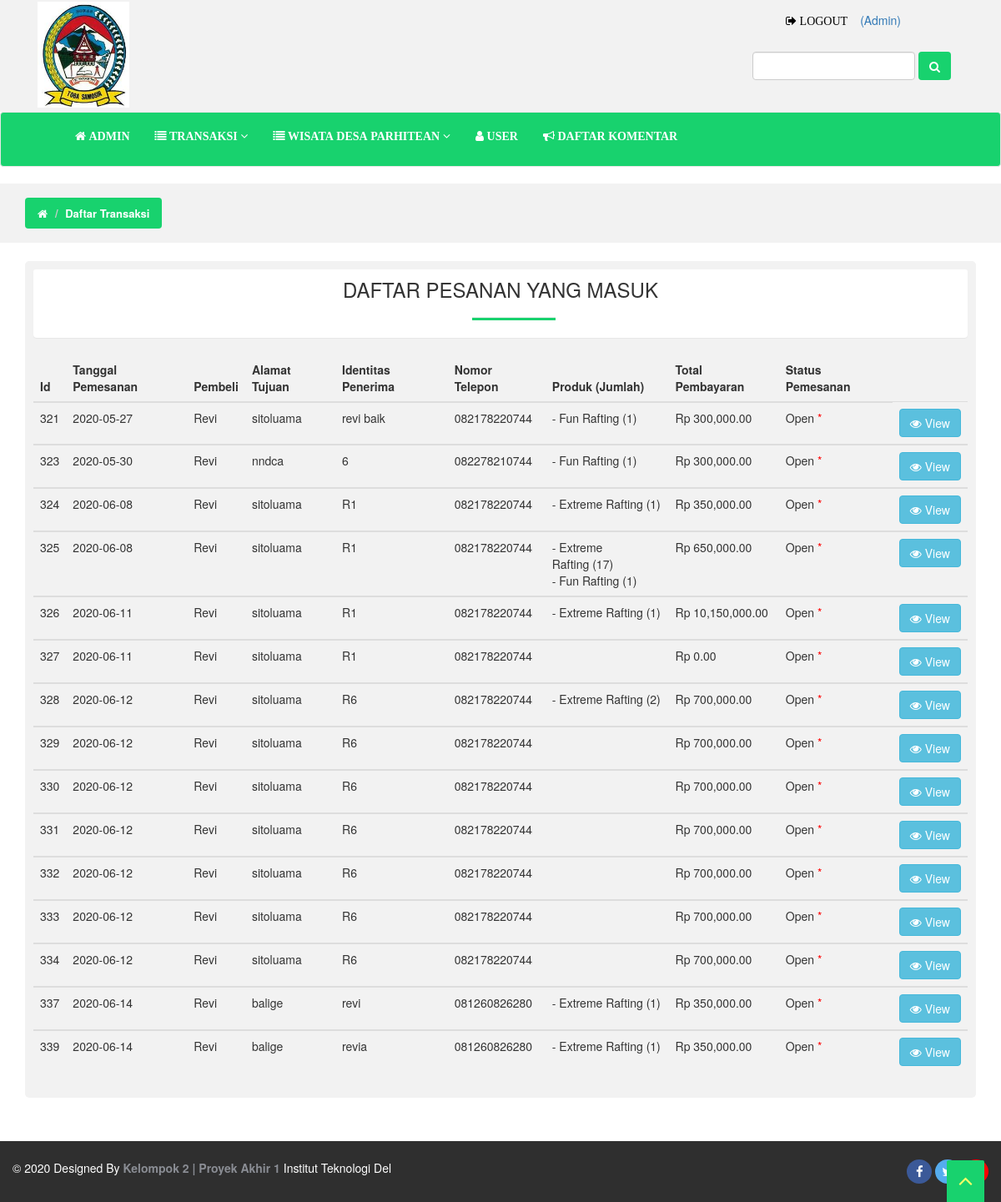
Screenshot of /daftar_transaksi.php (signed in) with the database file from the repository.
### tables this page shows
CREATE TABLE `transaksi` (
  `id_transaksi` bigint(20) NOT NULL,
  `id_user` bigint(20) NOT NULL,
  `alamat_tujuan` varchar(50) NOT NULL,
  `identitas_penerima` varchar(30) NOT NULL,
  `nomor_telepon` varchar(15) NOT NULL,
  `total_pembayaran` double NOT NULL,
  `tanggal_transaksi` date NOT NULL,
  `bukti` varchar(300) NOT NULL,
  `status_transaksi` bigint(20) NOT NULL
);

CREATE TABLE `users` (
  `id` bigint(20) NOT NULL,
  `nama` varchar(30) NOT NULL,
  `tanggal_lahir` date NOT NULL,
  `alamat` text NOT NULL,
  `username` varchar(30) NOT NULL,
  `password` varchar(30) NOT NULL,
  `email` varchar(30) NOT NULL,
  `role` bigint(20) NOT NULL
);

CREATE TABLE `detail_transaksi` (
  `id_transaksi` bigint(20) NOT NULL,
  `id_produk` bigint(20) NOT NULL,
  `jumlah` int(11) NOT NULL,
  `pesanan_khusus` text NOT NULL
);

CREATE TABLE `produk` (
  `id_produk` bigint(20) NOT NULL,
  `nama` varchar(30) NOT NULL,
  `kategori` bigint(20) NOT NULL,
  `harga` double NOT NULL,
  `stock` int(11) NOT NULL,
  `gambar` varchar(30) NOT NULL,
  `keterangan` text NOT NULL
);

CREATE TABLE `status_transaksi` (
  `id_status` bigint(20) NOT NULL,
  `nama` varchar(30) NOT NULL,
  `keterangan` text NOT NULL
);

### daftar_transaksi.php (the view, shortened to what this page needs)
<!DOCTYPE html>
<html lang="en">
	<head>
		<link rel="stylesheet" href="css/style.css">
		<link rel="stylesheet" href="css/animate.css">
		<link rel="stylesheet" href="css/font-awesome.css">
		<link rel="stylesheet" href="css/bootstrap.min.css" >
		<link rel="stylesheet" href="css/jquery.bxslider.css">
	</head>
	<body>
		<?php
			require_once(dirname(__FILE__).'/commons/header.php');
		?>
		<?php
			require_once(dirname(__FILE__).'/commons/menubar.php');
		?>
		<section id="inner-headline">
		<div class="container">
			<div class="row">
				<div class="col-md-12">
					<ul class="breadcrumb">
						<li><a href="index.php"><i class="fa fa-home"></i></a><i class="icon-angle-right"></i></li>
						<li><a href="#">Daftar Transaksi</a></li>
					</ul>
				</div>
			</div>
		</div>
		</section>
    <div class="container">
      <div class="row">
        <div class="col-md-12">
          <div class="about">
		  <div class="panel panel-heading">
            <h3>DAFTAR PESANAN YANG MASUK</h3><hr class="pg-titl-bdr-bta"></hr>
		  </div>
            <table class="table">
              <thead>
                <tr>
                  <th>Id</th>
                  <th>Tanggal Pemesanan</th>
                  <th>Pembeli</th>
                  <th>Alamat Tujuan</th>
                  <th>Identitas Penerima</th>
				  				<th>Nomor Telepon</th>
                  <th>Produk (Jumlah)</th>
                  <th>Total Pembayaran</th>
                  <th>Status Pemesanan</th>
                </tr>
              </thead>
<?php
if(isset($_SESSION['is_logged_in']))
{
include "function.php";
$query = "SELECT * FROM transaksi WHERE status_transaksi = 1 OR status_transaksi = 3";
$gquery = mysqli_query($conn,$query);
while($trans = mysqli_fetch_array($gquery))
{
		$idsts = $trans['status_transaksi'];
		$qgetsts = "SELECT * FROM status_transaksi WHERE id_status = $idsts";
		$gsts = mysqli_query($conn,$qgetsts);
		$status = mysqli_fetch_array($gsts);
    $id = $trans['id_transaksi'];
    $usrid = $trans['id_user'];
    $querget = "SELECT * FROM users WHERE id = '$usrid'";
    $gusr = mysqli_query($conn,$querget);
    $user = mysqli_fetch_array($gusr);
    $qgetpr = "SELECT * FROM detail_transaksi WHERE id_transaksi = $id";
    $gpr = mysqli_query($conn,$qgetpr);
  ?>
            <tbody>
              <tr>
                <td><?=$trans['id_transaksi']?></td>
                <td><?=$trans['tanggal_transaksi']?></td>
                <td><?=$user['nama']?></td>
                <td><?=$trans['alamat_tujuan']?></td>
                <td><?=$trans['identitas_penerima']?></td>
				<td><?=$trans['nomor_telepon']?></td>
								<td>
								<?php
                  while($pr = mysqli_fetch_array($gpr))
                  {
                    $idpr = $pr['id_produk'];
                    $qprod = "SELECT * FROM produk WHERE id_produk = $idpr";
                    $gprod = mysqli_query($conn,$qprod);
                    $prod = mysqli_fetch_array($gprod);
                  ?>
                  - <?=$prod['nama']?>&nbsp;(<?=$pr['jumlah']?>)<br>
                  <?php
                  }
                ?>
								</td>
                <td>Rp <?=number_format($trans['total_pembayaran'])?>.00</td>
                <td><?=$status['nama']?> <font color="red">*</font> </td>
                <td colspan="2">
                  <a href="view_transaksi.php?id=<?=$trans['id_transaksi']?>"><button class="btn btn-info"><i class="fa fa-eye"></i> View</button></a>
              </tr>
            </tbody>
<?php
  };
}
?>
</table>
</div>
</div>
</div>
</div>
		<?php
			require_once(dirname(__FILE__).'/commons/footer.php');
		?>
		<a href="#" class="scrollup"><i class="fa fa-angle-up fa-2x active"></i></a>
	</body>
</html>

### css/style.css (style rules this page uses)
body { font-family:'Open Sans',Arial,Helvetice Neue,sans-serif; font-size:14px; font-weight:300; line-height:1.6em; color:#333; }
h1,h2,h3,h4,h5,h6 { color:#333; line-height:1.1em; }
a { text-decoration:none; transition: all 0.1s ease-in-out; -moz-transition: all 0.1s ease-in-out; -webkit-transition: all 0.1s ease-in-out; -o-transition: all 0.1s ease-in-out; outline: none; color:#333; }
hr { margin-top:20px; margin-bottom:50px; }
.container { padding: 2px 16px; }
.about { margin:20px 0 50px 0; background: #f2f2f2; border-radius: 5px; padding: 10px 10px 10px 10px; }
.about h3 { text-align:center; margin:0 0 20px 0; }
.scrollup { position:fixed; width:32px; height:32px; bottom:0px; right:20px; background: #18d26e; -webkit-border-radius: 2px 2px 0 0; -moz-border-radius: 2px 2px 0 0; border-radius: 2px 2px 0 0; }
a.scrollup { outline:0; text-align: center; width:45px; height:50px; }
a.scrollup i { margin-top: 10px; color: #ff6; }
.pg-titl-bdr-bta { width: 100px; height: 3px; background-color: #18d26e; margin:0 0 10px 510px; }
#inner-headline { background: #f2f2f2; position:relative; margin:0; padding:0; color:#fff; }
#inner-headline ul.breadcrumb { margin:15px 0 15px; float:left; background: #18d26e; }
#inner-headline ul.breadcrumb li { margin-bottom:0; padding-bottom:0; }
#inner-headline ul.breadcrumb li { font-size:13px; color: #ff6; font-weight: 600; }
#inner-headline ul.breadcrumb li i { color:#fff; }
#inner-headline ul.breadcrumb li a { color:#fff; }
.inner-footer ul li,a { list-style:none; }

### rows the page displays
transaksi: id_transaksi "321", tanggal_transaksi "2020-05-27", id_user.nama "Revi", alamat_tujuan "sitoluama", identitas_penerima "revi baik", nomor_telepon "082178220744", total_pembayaran "300,000", status_transaksi.nama "Open"
detail_transaksi: id_produk.nama "Fun Rafting", jumlah "1"
transaksi: id_transaksi "323", tanggal_transaksi "2020-05-30", id_user.nama "Revi", alamat_tujuan "nndca", identitas_penerima "6", nomor_telepon "082278210744", total_pembayaran "300,000", status_transaksi.nama "Open"
detail_transaksi: id_produk.nama "Fun Rafting", jumlah "1"
transaksi: id_transaksi "324", tanggal_transaksi "2020-06-08", id_user.nama "Revi", alamat_tujuan "sitoluama", identitas_penerima "R1", nomor_telepon "082178220744", total_pembayaran "350,000", status_transaksi.nama "Open"
detail_transaksi: id_produk.nama "Extreme Rafting", jumlah "1"
transaksi: id_transaksi "325", tanggal_transaksi "2020-06-08", id_user.nama "Revi", alamat_tujuan "sitoluama", identitas_penerima "R1", nomor_telepon "082178220744", total_pembayaran "650,000", status_transaksi.nama "Open"
detail_transaksi: id_produk.nama "Extreme Rafting", jumlah "17"
detail_transaksi: id_produk.nama "Fun Rafting", jumlah "1"
transaksi: id_transaksi "326", tanggal_transaksi "2020-06-11", id_user.nama "Revi", alamat_tujuan "sitoluama", identitas_penerima "R1", nomor_telepon "082178220744", total_pembayaran "10,150,000", status_transaksi.nama "Open"
detail_transaksi: id_produk.nama "Extreme Rafting", jumlah "1"
transaksi: id_transaksi "327", tanggal_transaksi "2020-06-11", id_user.nama "Revi", alamat_tujuan "sitoluama", identitas_penerima "R1", nomor_telepon "082178220744", total_pembayaran "0", status_transaksi.nama "Open"
transaksi: id_transaksi "328", tanggal_transaksi "2020-06-12", id_user.nama "Revi", alamat_tujuan "sitoluama", identitas_penerima "R6", nomor_telepon "082178220744", total_pembayaran "700,000", status_transaksi.nama "Open"
detail_transaksi: id_produk.nama "Extreme Rafting", jumlah "2"
transaksi: id_transaksi "329", tanggal_transaksi "2020-06-12", id_user.nama "Revi", alamat_tujuan "sitoluama", identitas_penerima "R6", nomor_telepon "082178220744", total_pembayaran "700,000", status_transaksi.nama "Open"
transaksi: id_transaksi "330", tanggal_transaksi "2020-06-12", id_user.nama "Revi", alamat_tujuan "sitoluama", identitas_penerima "R6", nomor_telepon "082178220744", total_pembayaran "700,000", status_transaksi.nama "Open"
transaksi: id_transaksi "331", tanggal_transaksi "2020-06-12", id_user.nama "Revi", alamat_tujuan "sitoluama", identitas_penerima "R6", nomor_telepon "082178220744", total_pembayaran "700,000", status_transaksi.nama "Open"
transaksi: id_transaksi "332", tanggal_transaksi "2020-06-12", id_user.nama "Revi", alamat_tujuan "sitoluama", identitas_penerima "R6", nomor_telepon "082178220744", total_pembayaran "700,000", status_transaksi.nama "Open"
transaksi: id_transaksi "333", tanggal_transaksi "2020-06-12", id_user.nama "Revi", alamat_tujuan "sitoluama", identitas_penerima "R6", nomor_telepon "082178220744", total_pembayaran "700,000", status_transaksi.nama "Open"
transaksi: id_transaksi "334", tanggal_transaksi "2020-06-12", id_user.nama "Revi", alamat_tujuan "sitoluama", identitas_penerima "R6", nomor_telepon "082178220744", total_pembayaran "700,000", status_transaksi.nama "Open"
transaksi: id_transaksi "337", tanggal_transaksi "2020-06-14", id_user.nama "Revi", alamat_tujuan "balige", identitas_penerima "revi", nomor_telepon "081260826280", total_pembayaran "350,000", status_transaksi.nama "Open"
detail_transaksi: id_produk.nama "Extreme Rafting", jumlah "1"
transaksi: id_transaksi "339", tanggal_transaksi "2020-06-14", id_user.nama "Revi", alamat_tujuan "balige", identitas_penerima "revia", nomor_telepon "081260826280", total_pembayaran "350,000", status_transaksi.nama "Open"
detail_transaksi: id_produk.nama "Extreme Rafting", jumlah "1"
